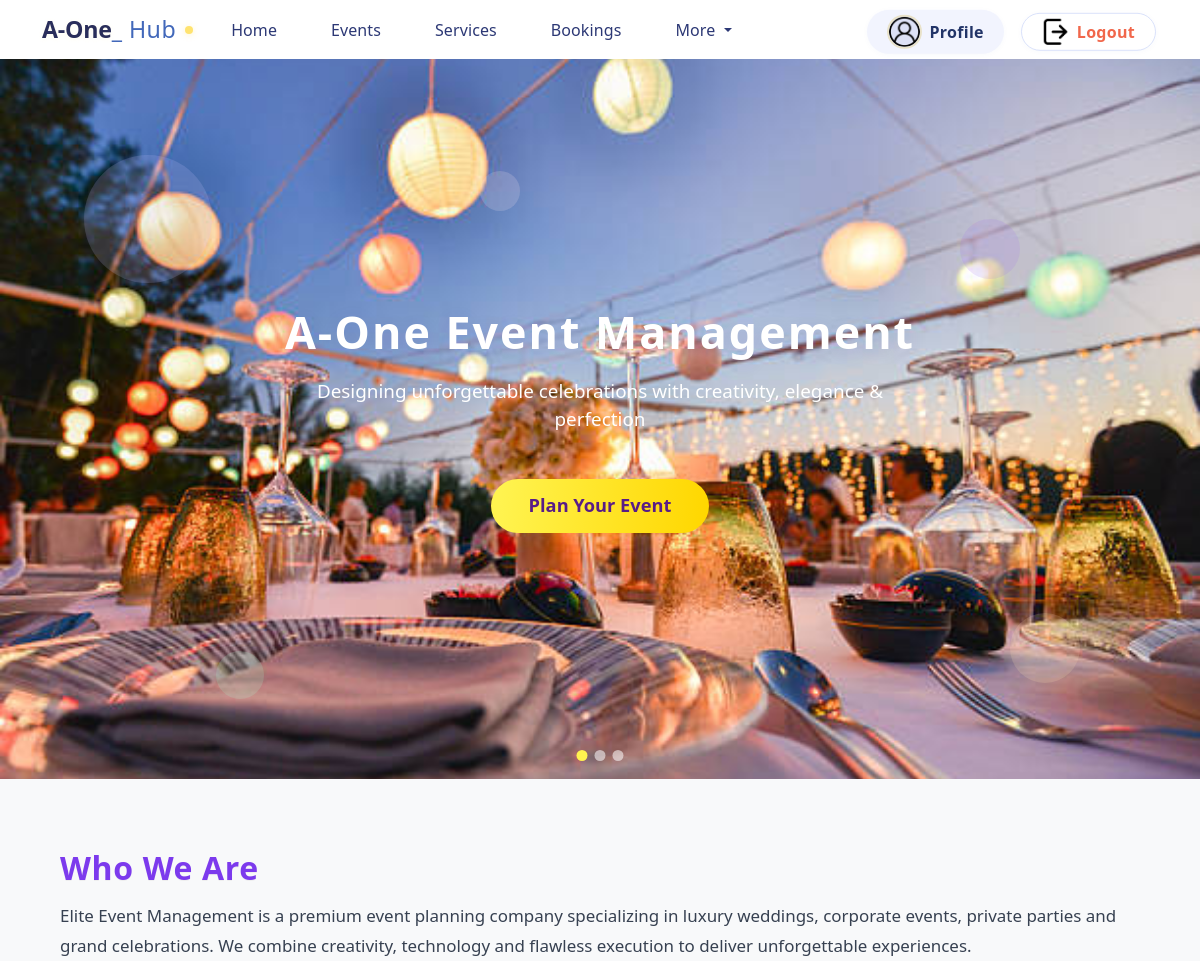
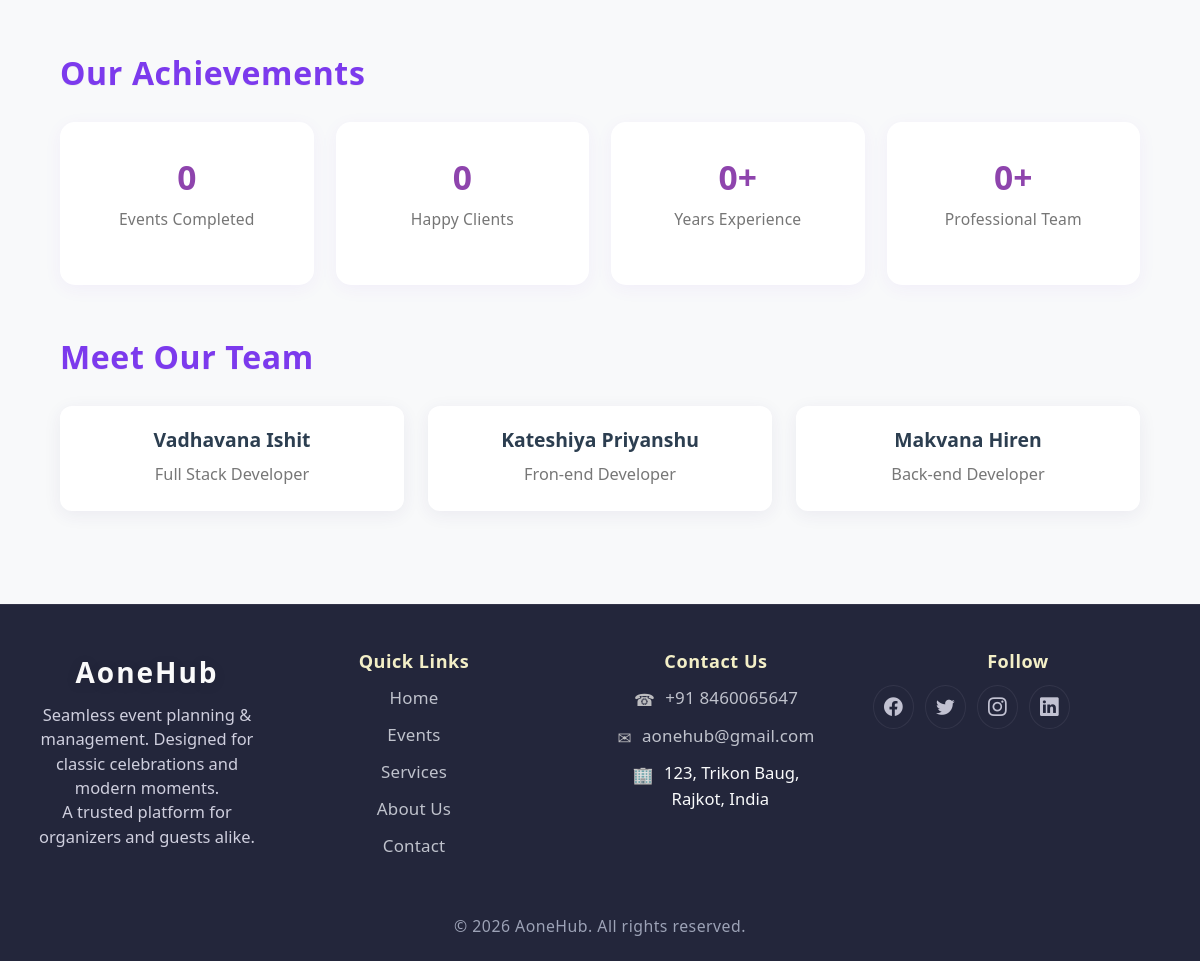
The page /about_us.php (signed in) on the database its author committed (2 pictures, top to bottom).
### tables this page shows
CREATE TABLE `about_us` (
  `about_us_id` int NOT NULL,
  `about_us_title` varchar(100) NOT NULL,
  `about_us_title_text` varchar(100) NOT NULL,
  `about_us_images` varchar(255) NOT NULL,
  `about_us_who_we_are` varchar(255) NOT NULL,
  `about_us_experience` int NOT NULL,
  `about_us_team_members` int NOT NULL,
  `about_us_team_member_1` varchar(100) NOT NULL,
  `about_us_team_member_1_role` varchar(100) NOT NULL,
  `about_us_team_member_2` varchar(100) DEFAULT NULL,
  `about_us_team_member_2_role` varchar(100) DEFAULT NULL,
  `about_us_team_member_3` varchar(100) DEFAULT NULL,
  `about_us_team_member_3_role` varchar(100) DEFAULT NULL,
  `about_us_team_member_4` varchar(100) DEFAULT NULL,
  `about_us_team_member_4_role` varchar(100) DEFAULT NULL
);

### about_us.php (the view, shortened to what this page needs)
<?php
    require('header.php');
    require_once('database/db_connect.php');
    $about_us = [
        "about_us_title" => "",
        "about_us_title_text" => "",
        "about_us_images" => "",
        "about_us_who_we_are" => "",
        "about_us_experience" => 0,
        "about_us_team_members" => 0,
        "about_us_team_member_1" => "",
        "about_us_team_member_1_role" => "",
        "about_us_team_member_2" => "",
        "about_us_team_member_2_role" => "",
        "about_us_team_member_3" => "",
        "about_us_team_member_3_role" => "",
        "about_us_team_member_4" => "",
        "about_us_team_member_4_role" => ""
    ];
    $sql_about = "SELECT * FROM about_us WHERE about_us_id=1 LIMIT 1";
    $result_about = mysqli_query($conn, $sql_about);
    if ($result_about && mysqli_num_rows($result_about) > 0) {
        $about_us = mysqli_fetch_assoc($result_about);
    }
    $hero_images = [];
    if (!empty($about_us['about_us_images'])) {
        $raw_images = explode(',', $about_us['about_us_images']);
        foreach ($raw_images as $img) {
            $trimmed = trim($img);
            if ($trimmed) {
                $hero_images[] = 'images/' . htmlspecialchars($trimmed);
            }
        }
    }
    $completed_events_count = 0;
    $sql_events = "SELECT COUNT(*) AS total FROM events WHERE event_status='completed'";
    $result_events = mysqli_query($conn, $sql_events);
    if ($result_events && $row = mysqli_fetch_assoc($result_events)) {
        $completed_events_count = (int)$row["total"];
    }
    $happy_client_ids = [];
    $sql_happy = "SELECT DISTINCT owner_id
                  FROM events
                  WHERE event_status='completed' AND owner_id IS NOT NULL AND owner_id <> ''";
    $result_happy = mysqli_query($conn, $sql_happy);
    if ($result_happy) {
        while($row = mysqli_fetch_assoc($result_happy)) {
            $happy_client_ids[] = $row["owner_id"];
        }
    }
    $happy_clients_count = count($happy_client_ids);
    $team_members = [];
    for ($i = 1; $i <= 4; $i++) {
        $name = trim($about_us["about_us_team_member_".$i] ?? "");
        $role = trim($about_us["about_us_team_member_".$i."_role"] ?? "");
        if (!empty($name)) {
            $team_members[] = [
                "name" => htmlspecialchars($name),
                "role" => htmlspecialchars($role)
            ];
        }
    }
?>
<div class="aboutus-hero">
    <div class="aboutus-slider-bg" aria-hidden="true">
        <?php foreach ($hero_images as $idx => $img_path): ?>
            <div class="aboutus-slide<?php echo $idx === 0 ? ' active' : ''; ?>" style="background-image: url('<?php echo $img_path;?>');"></div>
        <?php endforeach; ?>
    </div>
    <div class="aboutus-anim-bg" aria-hidden="true">
    </div>
    <div class="aboutus-hero-content">
        <h1><?php echo htmlspecialchars($about_us['about_us_title'] ?: "Elite Event Management"); ?></h1>
        <p><?php echo htmlspecialchars($about_us['about_us_title_text'] ?: "Designing unforgettable celebrations with creativity, elegance & perfection."); ?></p>
        <button class="aboutus-hero-cta-btn" onclick="location.href='events.php'">Plan Your Event</button>
    </div>
    <?php if (count($hero_images) > 1): ?>
        <div class="aboutus-slider-dots">
        <?php foreach ($hero_images as $idx => $img_path): ?>
            <button
                class="aboutus-slider-dot<?php echo $idx === 0 ? ' active' : ''; ?>"
                data-slide="<?php echo $idx;?>"
                aria-label="Go to slide <?php echo ($idx+1); ?>"
                tabindex="0"></button>
        <?php endforeach; ?>
        </div>
    <?php endif; ?>
</div>
<div class="aboutus-content">
    <div class="aboutus-container">
        <div class="aboutus-section">
            <h2>Who We Are</h2>
            <p>
                <?php echo htmlspecialchars($about_us['about_us_who_we_are'] ?: "Elite Event Management is a premium event planning company specializing in luxury weddings, corporate events, private parties and grand celebrations. We combine creativity, technology and flawless execution to deliver unforgettable experiences."); ?>
            </p>
        </div>
        <div class="aboutus-section">
            <h2>Our Achievements</h2>
            <div class="aboutus-stats">
                <div class="aboutus-stat-box">
                    <h3><span class="countup" data-target="<?php echo $completed_events_count; ?>">0</span></h3>
                    <p>Events Completed</p>
                </div>
                <div class="aboutus-stat-box">
                    <h3><span class="countup" data-target="<?php echo $happy_clients_count; ?>">0</span></h3>
                    <p>Happy Clients</p>
                </div>
                <div class="aboutus-stat-box">
                    <h3><span class="countup" data-target="<?php echo htmlspecialchars($about_us['about_us_experience']); ?>">0</span>+</h3>
                    <p>Years Experience</p>
                </div>
                <div class="aboutus-stat-box">
                    <h3><span class="countup" data-target="<?php echo htmlspecialchars($about_us['about_us_team_members']); ?>">0</span>+</h3>
                    <p>Professional Team</p>
                </div>
            </div>
        </div>
        <?php if (count($team_members) > 0): ?>
        <div class="aboutus-section">
            <h2>Meet Our Team</h2>
            <div class="aboutus-team">
                <?php foreach($team_members as $member): ?>
                <div class="aboutus-member">
                    <h3><?php echo $member['name']; ?></h3>
                    <?php if (!empty($member['role'])): ?>
                        <p><?php echo $member['role']; ?></p>
                    <?php endif; ?>
                </div>
                <?php endforeach; ?>
            </div>
        </div>
        <?php endif; ?>
    </div>
</div>
<?php
    include('footer.php');
?>

### rows shown on the page
about_us: about_us_title "A-One Event Management", about_us_title_text "Designing unforgettable celebrations with creativity, elegance & perfection", about_us_who_we_are "Elite Event Management is a premium event planning company specializing in luxury weddings, corporate events, private parties and grand celebrations. We combine creativity, technology and flawless execution to deliver unforgettable experiences.", about_us_team_member_1 "Vadhavana Ishit", about_us_team_member_1_role "Full Stack Developer", about_us_team_member_2 "Kateshiya Priyanshu", about_us_team_member_2_role "Fron-end Developer", about_us_team_member_3 "Makvana Hiren", about_us_team_member_3_role "Back-end Developer"
